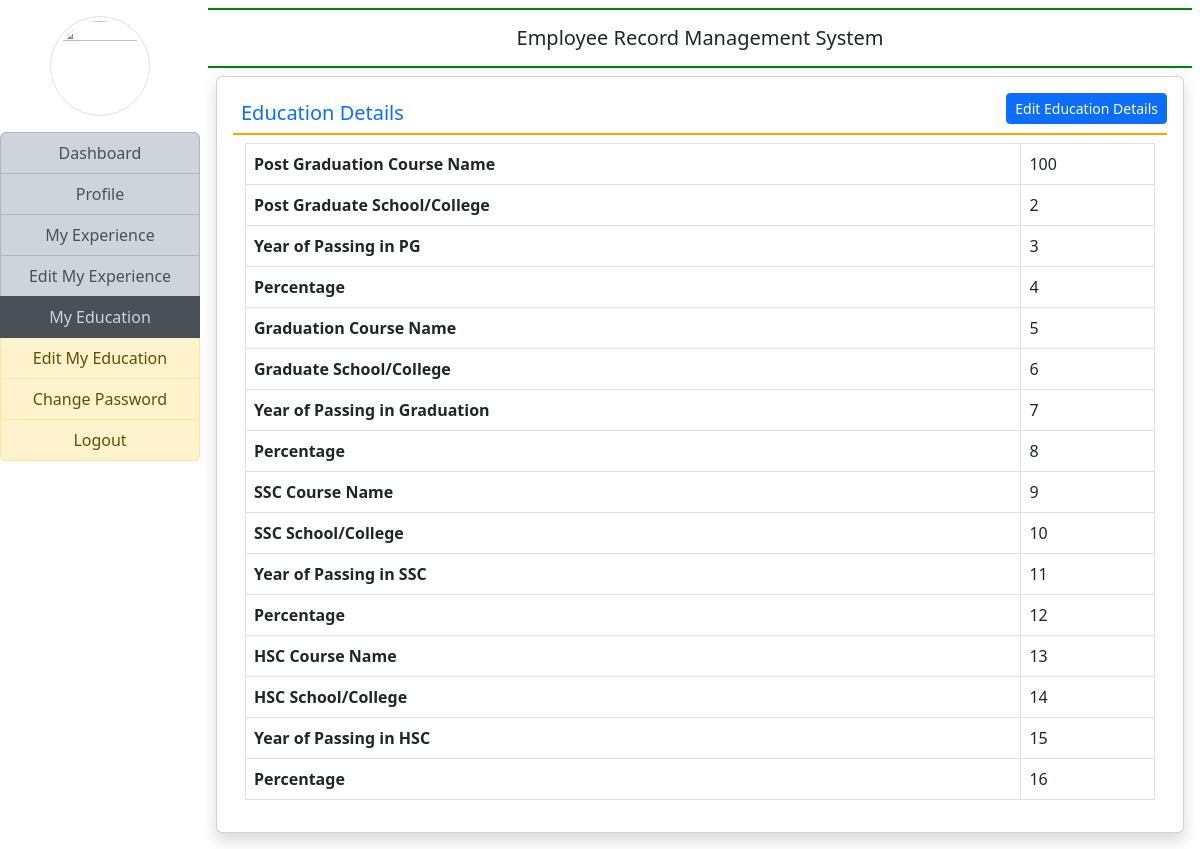
Page /my_education (signed in) on the committed database.
### employee/models.py (models this page shows, shortened)
class EmployeeEducation(models.Model):
    user = models.ForeignKey(User, on_delete=models.CASCADE)
    coursepg = models.CharField(max_length=100,null=True)
    schoolclgpg = models.CharField(max_length=200,null=True)
    yearofpassingpg = models.CharField(max_length=20,null=True)
    percentagepg = models.CharField(max_length=30,null=True)
    coursegra = models.CharField(max_length=100,null=True)
    schoolclggra = models.CharField(max_length=200,null=True)
    yearofpassinggra = models.CharField(max_length=20,null=True)
    percentagegra = models.CharField(max_length=30,null=True)
    coursessc = models.CharField(max_length=100,null=True)
    schoolclgssc = models.CharField(max_length=200,null=True)
    yearofpassingssc = models.CharField(max_length=20,null=True)
    percentagessc = models.CharField(max_length=30,null=True)
    coursehsc = models.CharField(max_length=100,null=True)
    schoolclghsc = models.CharField(max_length=200,null=True)
    yearofpassinghsc = models.CharField(max_length=20,null=True)
    percentagehsc = models.CharField(max_length=30,null=True)

### employee/views.py (the view)
# urls.py: path('my_education',my_education,name='my_education'),
def my_education(request):
    if not request.user.is_authenticated:
        return redirect('emp_login')
    user = request.user
    education = EmployeeEducation.objects.get(user=user)
    return render(request, 'my_education.html',locals())

### employee/templates/my_education.html
{% extends 'emp_base.html' %}
{% block main %}
<div class="card shadow m-2">
    <div class="card-body">
        <a href="{%url 'edit_myeducation' %}" class="btn btn-primary btn-sm float-end">Edit Education Details</a>
        <h5 class="p-2 text-primary" style="border-bottom: 2px solid orange;">Education Details</h5>
        <div class="container-fluid">
            <table class="table table-bordered">
                <tr>
                    <th>Post Graduation Course Name</th>
                    <td>{{education.coursepg}}</td>
                </tr>
                <tr>
                    <th>Post Graduate School/College</th>
                    <td>{{education.schoolclgpg}}</td>
                </tr>
                <tr>
                    <th>Year of Passing in PG</th>
                    <td>{{education.yearofpassingpg}}</td>
                </tr>
                <tr>
                    <th>Percentage</th>
                    <td>{{education.percentagepg}}</td>
                </tr>
                <tr>
                    <th>Graduation Course Name</th>
                    <td>{{education.coursegra}}</td>
                </tr>
                <tr>
                    <th>Graduate School/College</th>
                    <td>{{education.schoolclggra}}</td>
                </tr>
                <tr>
                    <th>Year of Passing in Graduation</th>
                    <td>{{education.yearofpassinggra}}</td>
                </tr>
                <tr>
                    <th>Percentage</th>
                    <td>{{education.percentagegra}}</td>
                </tr>
                <tr>
                    <th>SSC Course Name</th>
                    <td>{{education.coursessc}}</td>
                </tr>
                <tr>
                    <th>SSC School/College</th>
                    <td>{{education.schoolclgssc}}</td>
                </tr>
                <tr>
                    <th>Year of Passing in SSC</th>
                    <td>{{education.yearofpassingssc}}</td>
                </tr>
                <tr>
                    <th>Percentage</th>
                    <td>{{education.percentagessc}}</td>
                </tr>
                <tr>
                    <th>HSC Course Name</th>
                    <td>{{education.coursehsc}}</td>
                </tr>
                <tr>
                    <th>HSC School/College</th>
                    <td>{{education.schoolclghsc}}</td>
                </tr>
                <tr>
                    <th>Year of Passing in HSC</th>
                    <td>{{education.yearofpassinghsc}}</td>
                </tr>
                <tr>
                    <th>Percentage</th>
                    <td>{{education.percentagehsc}}</td>
                </tr>
            </table>
        </div>
    </div>
</div>
{% endblock %}

### rows in the picture
EmployeeEducation: coursepg "100", schoolclgpg "2", yearofpassingpg "3", percentagepg "4", coursegra "5", schoolclggra "6", yearofpassinggra "7", percentagegra "8", coursessc "9", schoolclgssc "10", yearofpassingssc "11", percentagessc "12", coursehsc "13", schoolclghsc "14", yearofpassinghsc "15", percentagehsc "16"
